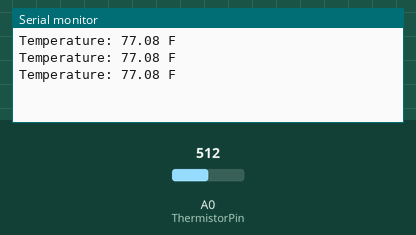
Recording of a sketch running on a simulated Arduino Uno, built with avr-gcc and run on an emulated ATmega328P. On the bench: the last lines printed to the serial monitor. Inputs (shaded band) come from the test bench; at power-on: A0 (ThermistorPin) = 512.

Above: at 1.3 s.
1.4 s: A0 (ThermistorPin) set to 716
At 1.9 s:
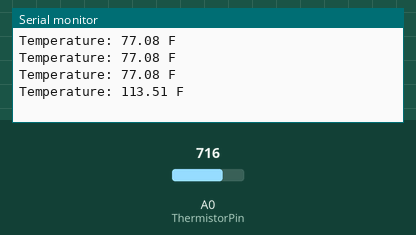
2.9 s: A0 (ThermistorPin) set to 900
At 3.4 s:
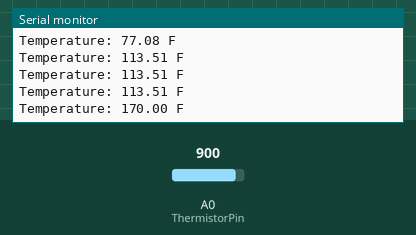
Timing chart, 0 to 5.9 s (numbered marks = the images above; inputs shaded):
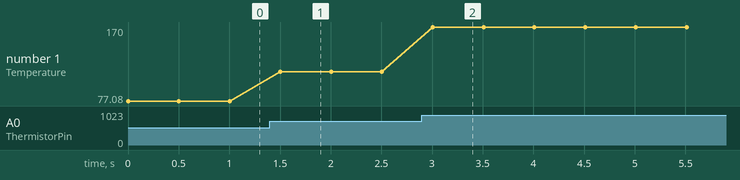

Measured:
- after the input at 1.4 s, the serial monitor: prints a new line after 0.10 s (image 1)
- after the input at 2.9 s, the serial monitor: prints a new line after 0.11 s (image 2)
- plotted number 1: 77.08 → 113.51 after the input at 1.4 s, 113.51 → 170 after the input at 2.9 s

The sketch:

temp_sensor.ino
```cpp
/*Temperature sensor code
 * Put the sensor in series with a 10k resistor
 * 5V connected to thermistor and ground connected to resistor
 * Attach a wire to analog in pin 0 and connect the other end in-between the resistor and thermistor
 */
int ThermistorPin = 0; //Create variable for pin that will be used to measure the voltage inbetween the thermistor and the resistor
int Vo; //Variable to hold value read from the analog in
float R1 = 10000; //resistnace of biasing resistor
float logR2, R2, T; //Variables to be defined later
float c1 = 1.191883375e-03, c2 = 2.246315931e-04, c3 = 1.192853594e-07; //Steinhart-Hart coeffiecients

void setup() {
Serial.begin(9600); //Sets data rate in bits per second for serial data transmission to 9600
}

void loop() {

  Vo = analogRead(ThermistorPin); //Arduino will read the voltage at this point on a scale of 0(0V) to 1023(5V)
  R2 = R1 * (1023.0 / (float)Vo - 1.0); //Voltage divider formula, finds the resistance of the thermistor
  logR2 = log(R2); //Finds the nataural log of R2 to be used in Steinhart-hart equation
  T = (1.0 / (c1 + c2*logR2 + c3*logR2*logR2*logR2)); //Steinhart-Hart equation
  T = T - 273.15; //convert kelvins to celcius
  T = (T * 9.0)/ 5.0 + 32.0; //convert celcius to fahrenheit

  Serial.print("Temperature: "); //prints out Temperature: to serial
  Serial.print(T); //prints out calculated temperature(T) in fahrenheit to serial
  Serial.println(" F"); //prints out  F to serial

  delay(500); //delay .5 seconds before loop starts again
}
```
